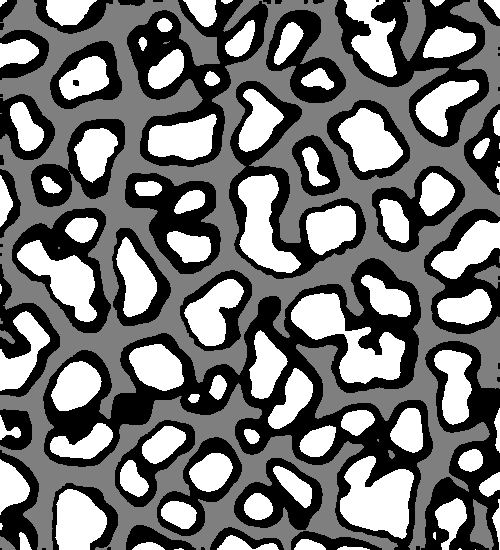
#> input picture examples/2D.png, 500 x 550 px
$ python -i variogram.py   (imports and definitions only)
#> lines starting #> are read from the running program, lines starting #| are printed output that depends on the picture
#> further down, picture is the input picture: shape (550, 500); min 0, max 255, mean 114

import mpstool.img as mpsimg
import numpy as np


# [12 lines left out: function distmap, not called in this run]


def buildindicator_(z):
    """
    Internal function used by fftvariogram() and fftcrossvariogram()

    It builds an indicator function matrix. This matrix contains
    1 everywhere, and 0 for missing values in the input matrix z.
    It also replaces NaN with 0 in the original matrix.

    It returns the indicator, and the corrected input.
    """
    # Builds indicator matrix assuming many 1
    indic = np.ones(z.shape)
    # Locates the missing values (NaN)
    znan = np.isnan(z)
    indic[znan] = 0  # replace NaN by zero
    z[znan] = 0  # replace NaN by zero in original data
    return indic, z


def reduce_matrix_(m, nr, nc, nr2, nc2, nr8, nc8):
    """
    Internal function used by fftvariogram() to reduce the size
    of the matrix m, that was expanded to accelerate the fft.
    Only the relevant data are kept in the final result.
    """
    g = np.zeros((nr2, nc2))
    g[0:nr, 0:nc] = m[0:nr, 0:nc]
    g[0:nr, nc:nc2] = m[0:nr, nc8-nc+1:nc8+1]
    g[nr:nr2, 0:nc] = m[nr8-nr+1:nr8+1, 0:nc]
    g[nr:nr2, nc:nc2] = m[nr8-nr+1:nr8+1, nc8-nc+1:nc8+1]
    g = np.fft.fftshift(g)
    return g


def fftvariogram(input_image):
    """
    Computes the variogram map of a 2D image using Fast Fourier Transform

    Parameters
    ----------

    input_image : numpy array  or  mps_toolbox image
        the input image

    Returns
    -------

    gmap : numpy array
        the variographic map

    nbpairs : numpy array
        the number of pairs

    Examples
    --------

       >>> gmap, npairs = fftvariogram(image)

    Method
    -------

    Since the computation of a variogram map requires to compute
    convolution products, it can be accelerated using Fast Fourier Transform.
    The method was proposed by:

    Marcotte (1996) Fast Variogram Computation with FFT, Computers and
    Geosciences, 22(10): 1175-1186

    This approach is faster than the tradional spatial shift method
    when the size of the image is large enough.

    """

    # Transform the input into a numpy array
    if isinstance(input_image, mpsimg.Image):
        input_image = input_image.asArray()

    # Copy input in array z
    z = input_image.copy()

    # Image size
    nr = z.shape[0]
#> nr = 550
    nc = z.shape[1]
#> nc = 500
    if len(z.shape) > 2:
        tmp = z.shape[2]
        if tmp > 1:
            raise ValueError('the input image must be 2D')

    # Ensure proper size before running FFT
    z.shape = (nr, nc,)

    # Variogram map size
    nr2 = 2*nr-1
#> nr2 = 1099
    nc2 = 2*nc-1
#> nc2 = 999

    # Find the closest multiple of 8
    nr8 = int(np.ceil(nr2 / 8) * 8)
#> nr8 = 1104
    nc8 = int(np.ceil(nc2 / 8) * 8)
#> nc8 = 1000

    # Matrix of ones (used as an indicator function = 0 for missing values)
    m1, z = buildindicator_(z)
#> in buildindicator_, `znan = np.isnan(z)`: znan: shape (550, 500) bool; every value is 0
#> m1: shape (550, 500) float64; every value is 1

    # Fourrier transforms
    zf = np.fft.fft2(z, (nr8, nc8))
    z2f = np.fft.fft2(z * z, (nr8, nc8))
    m1f = np.fft.fft2(m1, (nr8, nc8))

    # Number of pairs
    npairs = np.round(np.real(np.fft.ifft2(m1f.conjugate() * m1f)))
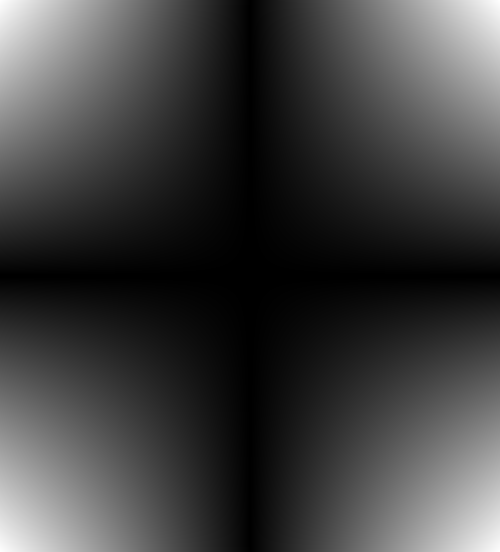
#> npairs: shape (1104, 1000) float64 (shown at 1/2 size); min 0, max 275000, mean 68500.9; drawn with min black and max white
    npairs = np.maximum(npairs, 1)  # To avoid division by zero

    # Assemble the variogram computation
    tmp = m1f.conjugate() * z2f + z2f.conjugate() * m1f
    tmp -= 2 * zf.conjugate() * zf
    gmap = 0.5 * np.real(np.fft.ifft2(tmp)) / npairs
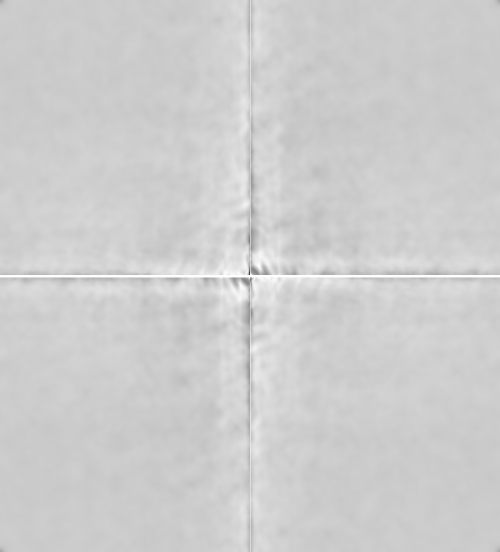
#> gmap: shape (1104, 1000) float64 (shown at 1/2 size); min -65024, max 0.5, mean -12479.2; drawn with min black and max white

    # Shift the matrices for readability
    npairs = reduce_matrix_(npairs, nr, nc, nr2, nc2, nr8, nc8)
#> in reduce_matrix_, `g = np.fft.fftshift(g)`:
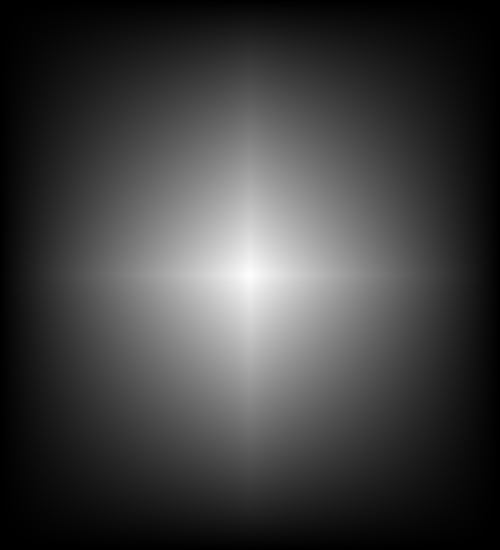
#> g: shape (1099, 999) float64 (shown at 1/2 size); min 1, max 275000, mean 68881.4; drawn with min black and max white
    gmap = reduce_matrix_(gmap, nr, nc, nr2, nc2, nr8, nc8)
#> call 2 of reduce_matrix_, with nr = 550, nc = 500, nr2 = 1099, nc2 = 999, nr8 = 1104, nc8 = 1000
#> in reduce_matrix_ (call 2), `g[0:nr, 0:nc] = m[0:nr, 0:nc]`:
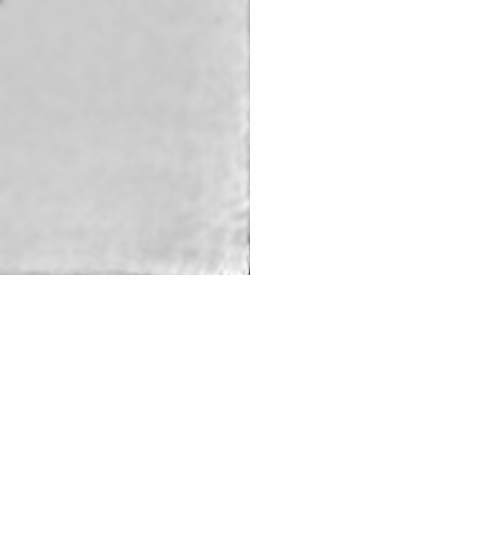
#> g: shape (1099, 999) float64 (shown at 1/2 size); min -65024, max 0.5, mean -3080; drawn with min black and max white
#> in reduce_matrix_ (call 2), `g[0:nr, nc:nc2] = m[0:nr, nc8-nc+1:nc8+1]`:
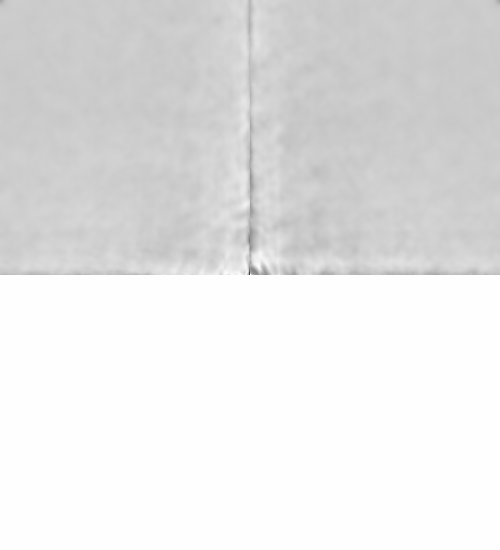
#> g: shape (1099, 999) float64 (shown at 1/2 size); min -65024, max 0.5, mean -6280.1; drawn with min black and max white
#> in reduce_matrix_ (call 2), `g[nr:nr2, 0:nc] = m[nr8-nr+1:nr8+1, 0:nc]`:
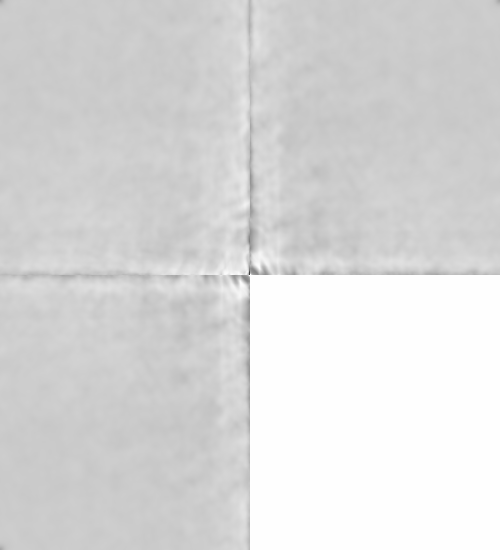
#> g: shape (1099, 999) float64 (shown at 1/2 size); min -65024, max 0.5, mean -9480.9; drawn with min black and max white
#> in reduce_matrix_ (call 2), `g = np.fft.fftshift(g)`:
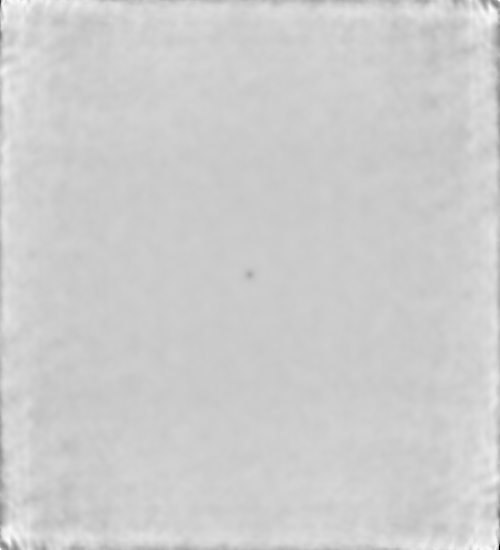
#> g: shape (1099, 999) float64 (shown at 1/2 size); min -65024, max 0.5, mean -12548.5; drawn with min black and max white

    return gmap, npairs


# [180 lines left out: functions vario_error, fftcrossvariogram, not called in this run]

>>> import cv2
>>> picture = cv2.imread('../examples/2D.png', cv2.IMREAD_GRAYSCALE)
>>> result = fftvariogram(picture)
